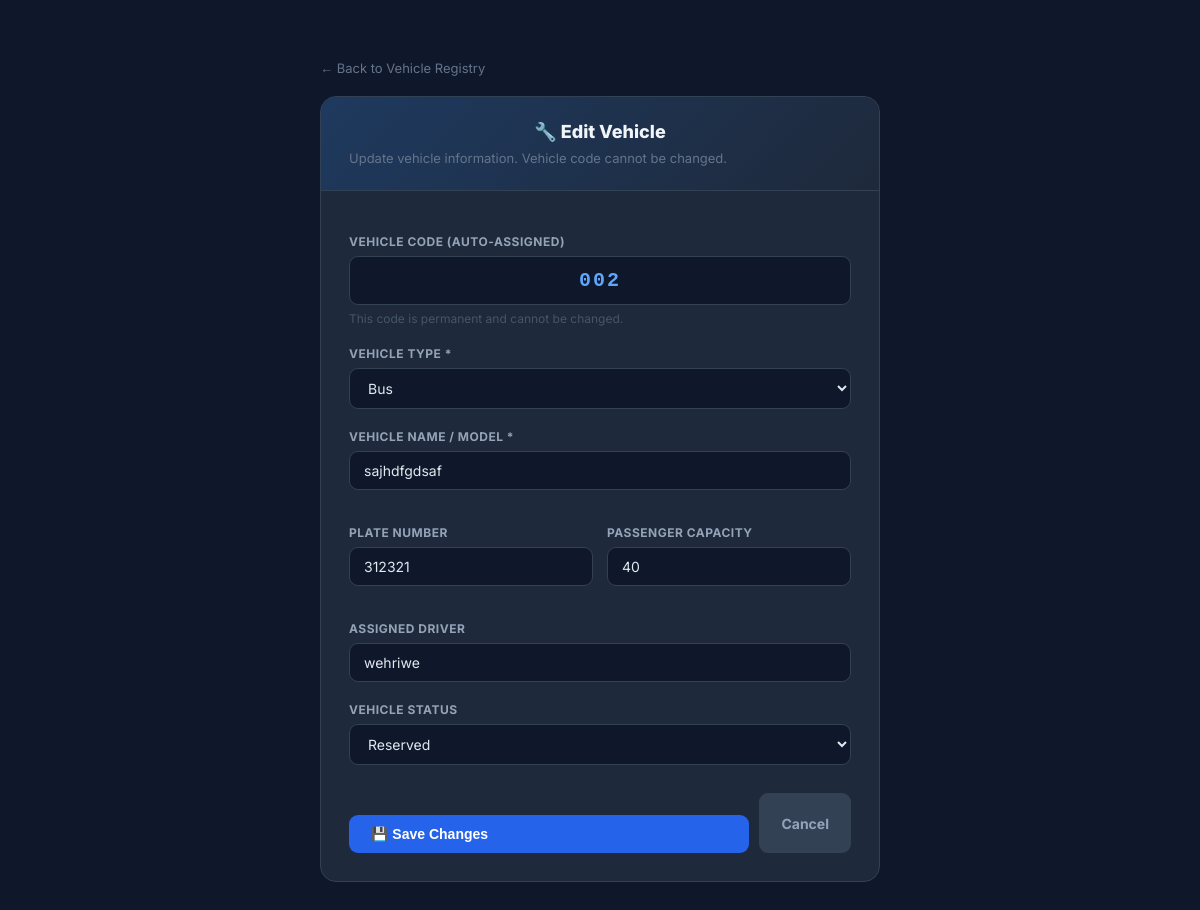
Before: /admin/vehicles/edit/2 (signed in) with the older database file.
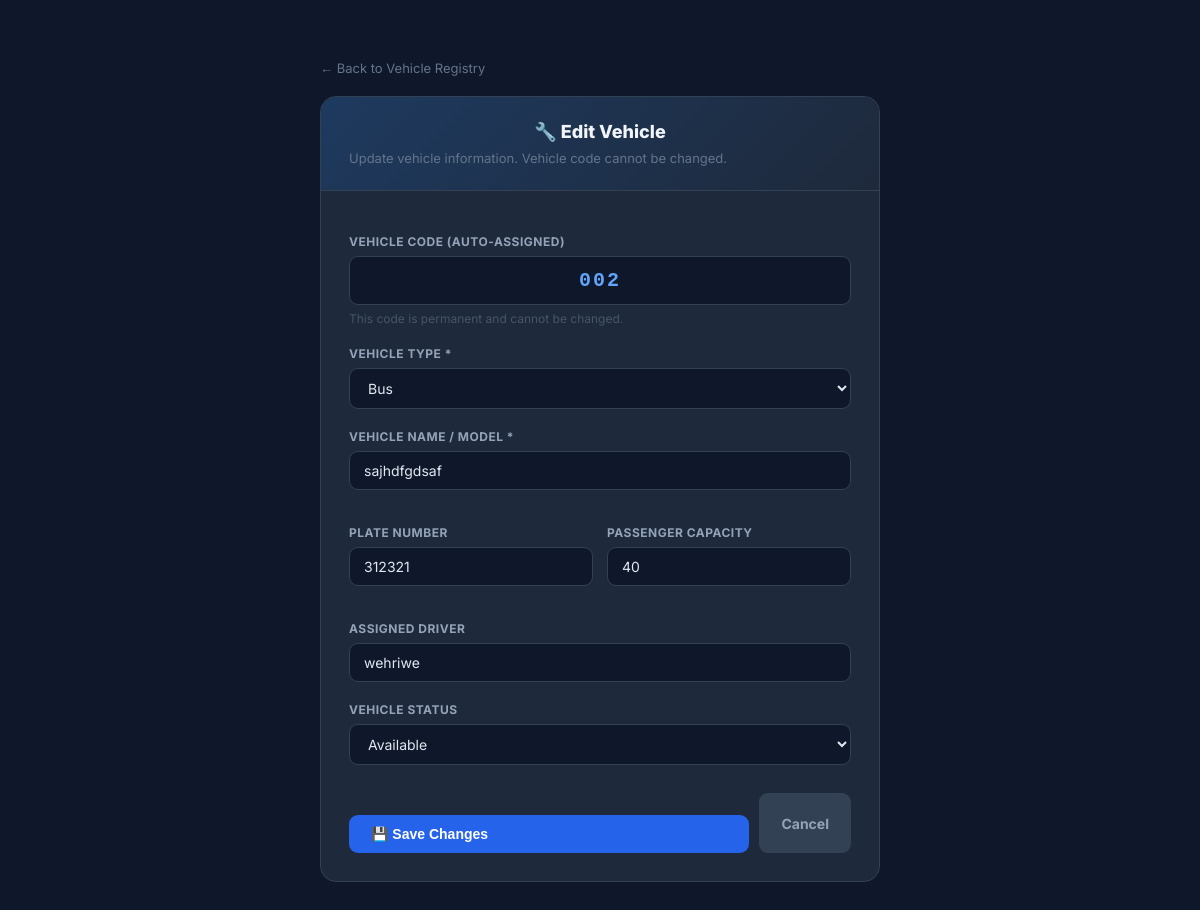
After: the same page with the newer database file.
### tables this page shows
CREATE TABLE vehicles (
            vehicle_id INTEGER PRIMARY KEY AUTOINCREMENT,
            vehicle_code TEXT UNIQUE NOT NULL,
            vehicle_type TEXT NOT NULL,
            vehicle_name TEXT NOT NULL,
            plate_number TEXT,
            capacity INTEGER DEFAULT 1,
            status TEXT DEFAULT 'Available',
            assigned_driver TEXT,
            is_active INTEGER DEFAULT 1,
            created_at TEXT NOT NULL
        );

CREATE TABLE vehicle_types (
            type_id INTEGER PRIMARY KEY AUTOINCREMENT,
            type_name TEXT UNIQUE NOT NULL,
            rate_per_km REAL DEFAULT 2.22,
            max_passengers INTEGER DEFAULT 45,
            is_available INTEGER DEFAULT 1
        , base_fare REAL DEFAULT 0, included_distance REAL DEFAULT 0, min_fare REAL NOT NULL DEFAULT 0, extra_charges REAL NOT NULL DEFAULT 0, extra_charges_label TEXT DEFAULT '', charge_basis TEXT NOT NULL DEFAULT 'per_booking', location_type TEXT DEFAULT 'land', fare_configured INTEGER NOT NULL DEFAULT 0);

### TravelReservationSystem/app.py (the view, shortened to what this page needs)
@app.route("/admin/vehicles/edit/<int:vehicle_id>", methods=["GET", "POST"])
def admin_edit_vehicle(vehicle_id):
    if "user_id" not in session or session.get("username") != "admin":
        flash("Admin access only.", "error")
        return redirect(url_for("login"))
    conn = get_db()
    vehicle = conn.execute(
        "SELECT * FROM vehicles WHERE vehicle_id=? AND is_active=1", (vehicle_id,)
    ).fetchone()
    if not vehicle:
        conn.close()
        abort(404)
    vehicle_types = conn.execute("SELECT type_name FROM vehicle_types ORDER BY type_id").fetchall()
    conn.close()
    return render_template("admin_vehicle_form.html", vehicle=vehicle, vehicle_types=vehicle_types, mode="edit")

### TravelReservationSystem/app.py (called while the page is built)
def get_db():
    conn = sqlite3.connect(DATABASE, timeout=30)
    conn.row_factory = sqlite3.Row
    return conn

### TravelReservationSystem/templates/admin_vehicle_form.html (shortened to what the changed rows need)
<!DOCTYPE html>
<html lang="en">
<head>
    <link rel="stylesheet" href="{{ url_for('static', filename='css/style.css') }}">
</head>
<body>
<div class="form-wrap">
    <div class="card">
        <div class="card-header">
            <h1>{{ '🔧 Edit Vehicle' if mode == 'edit' else '🚌 Register New Vehicle' }}</h1>
        </div>
        <div class="card-body">
            {% if mode == 'edit' and vehicle %}
            <div class="field-group">
                <label>Vehicle Code (Auto-Assigned)</label>
                <div class="code-display">{{ vehicle['vehicle_code'] }}</div>
                <p class="field-hint">This code is permanent and cannot be changed.</p>
            </div>
            {% else %}
            <div class="field-group">
                <label>Vehicle Code</label>
                <div class="code-display">Auto</div>
                <p class="field-hint">A sequential code (001, 002, …) will be automatically generated on save.</p>
            </div>
            {% endif %}
            <form method="POST">
                <div class="field-group">
                    <label>Vehicle Type *</label>
                    <select name="vehicle_type" required>
                        {% for vt in vehicle_types %}
                            <option value="{{ vt['type_name'] }}"
                                {% if mode == 'edit' and vehicle and vehicle['vehicle_type'] == vt['type_name'] %}selected{% endif %}>
                                {{ vt['type_name'] }}
                            </option>
                        {% endfor %}
                    </select>
                </div>
                <div class="field-group">
                    <label>Vehicle Name / Model *</label>
                    <input type="text" name="vehicle_name" placeholder="e.g. Toyota Coaster, Hiace Commuter"
                           value="{{ vehicle['vehicle_name'] if mode == 'edit' and vehicle else '' }}" required>
                </div>
                <div class="row-2">
                    <div class="field-group">
                        <label>Plate Number</label>
                        <input type="text" name="plate_number" placeholder="e.g. ABC-1234"
                               value="{{ vehicle['plate_number'] or '' if mode == 'edit' and vehicle else '' }}">
                    </div>
                    <div class="field-group">
                        <label>Passenger Capacity</label>
                        <input type="number" name="capacity" min="1" max="200" placeholder="e.g. 45"
                               value="{{ vehicle['capacity'] if mode == 'edit' and vehicle else 1 }}" required>
                    </div>
                </div>
                <div class="field-group">
                    <label>Assigned Driver</label>
                    <input type="text" name="assigned_driver" placeholder="Driver's full name (optional)"
                           value="{{ vehicle['assigned_driver'] or '' if mode == 'edit' and vehicle else '' }}">
                </div>
                <div class="field-group">
                    <label>Vehicle Status</label>
                    <select name="status">
                        {% for s in ['Available', 'Reserved', 'In Use', 'Maintenance', 'Unavailable'] %}
                            <option value="{{ s }}"
                                {% if mode == 'edit' and vehicle and vehicle['status'] == s %}selected{% endif %}>
                                {{ s }}
                            </option>
                        {% endfor %}
                    </select>
                </div>
            </form>
        </div>
    </div>
</div>
</body>
</html>

Changed rows visible on the page:
changed vehicles "sajhdfgdsaf": status "Reserved" → "Available"
